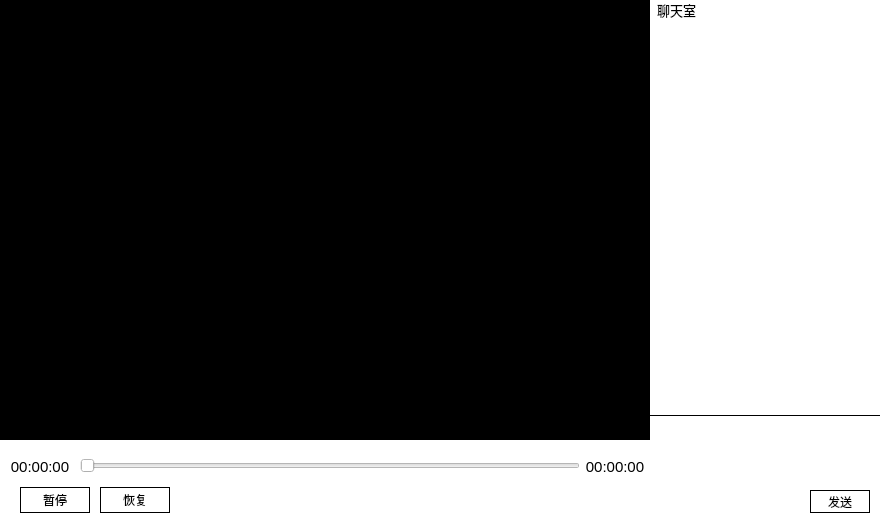
<?xml version="1.0" encoding="UTF-8"?>
<ui version="4.0">
 <class>LivePlayerDialog</class>
 <widget class="QDialog" name="LivePlayerDialog">
  <property name="geometry">
   <rect>
    <x>0</x>
    <y>0</y>
    <width>880</width>
    <height>525</height>
   </rect>
  </property>
  <property name="minimumSize">
   <size>
    <width>0</width>
    <height>0</height>
   </size>
  </property>
  <property name="maximumSize">
   <size>
    <width>10000</width>
    <height>10000</height>
   </size>
  </property>
  <property name="windowTitle">
   <string>LivePlayerDialog</string>
  </property>
  <property name="styleSheet">
   <string notr="true">border: 0px;
background-color: #ffffff;</string>
  </property>
  <widget class="QWidget" name="widget" native="true">
   <property name="geometry">
    <rect>
     <x>0</x>
     <y>0</y>
     <width>650</width>
     <height>440</height>
    </rect>
   </property>
   <property name="styleSheet">
    <string notr="true">background-color: rgb(0, 0, 0);</string>
   </property>
   <widget class="QLabel" name="m_showLabel">
    <property name="geometry">
     <rect>
      <x>0</x>
      <y>0</y>
      <width>650</width>
      <height>440</height>
     </rect>
    </property>
    <property name="text">
     <string/>
    </property>
   </widget>
  </widget>
  <widget class="QLabel" name="m_curtTimeLabel">
   <property name="geometry">
    <rect>
     <x>10</x>
     <y>457</y>
     <width>60</width>
     <height>20</height>
    </rect>
   </property>
   <property name="font">
    <font>
     <pointsize>11</pointsize>
    </font>
   </property>
   <property name="text">
    <string>00:00:00</string>
   </property>
   <property name="alignment">
    <set>Qt::AlignCenter</set>
   </property>
  </widget>
  <widget class="QSlider" name="m_progressSlider">
   <property name="geometry">
    <rect>
     <x>80</x>
     <y>457</y>
     <width>500</width>
     <height>18</height>
    </rect>
   </property>
   <property name="orientation">
    <enum>Qt::Horizontal</enum>
   </property>
  </widget>
  <widget class="QLabel" name="m_totalTimeLabel">
   <property name="geometry">
    <rect>
     <x>585</x>
     <y>457</y>
     <width>60</width>
     <height>20</height>
    </rect>
   </property>
   <property name="font">
    <font>
     <pointsize>11</pointsize>
    </font>
   </property>
   <property name="text">
    <string>00:00:00</string>
   </property>
   <property name="alignment">
    <set>Qt::AlignCenter</set>
   </property>
  </widget>
  <widget class="QPushButton" name="m_resumePB">
   <property name="geometry">
    <rect>
     <x>100</x>
     <y>487</y>
     <width>70</width>
     <height>26</height>
    </rect>
   </property>
   <property name="styleSheet">
    <string notr="true">border: 1px solid #000000;</string>
   </property>
   <property name="text">
    <string>恢复</string>
   </property>
  </widget>
  <widget class="QPushButton" name="m_pausePB">
   <property name="geometry">
    <rect>
     <x>20</x>
     <y>487</y>
     <width>70</width>
     <height>26</height>
    </rect>
   </property>
   <property name="styleSheet">
    <string notr="true">border: 1px solid #000000;</string>
   </property>
   <property name="text">
    <string>暂停</string>
   </property>
  </widget>
  <widget class="QWidget" name="widget_2" native="true">
   <property name="geometry">
    <rect>
     <x>650</x>
     <y>0</y>
     <width>230</width>
     <height>525</height>
    </rect>
   </property>
   <widget class="QPlainTextEdit" name="plainTextEdit">
    <property name="geometry">
     <rect>
      <x>0</x>
      <y>415</y>
      <width>230</width>
      <height>110</height>
     </rect>
    </property>
    <property name="styleSheet">
     <string notr="true">background-color: #ffffff;
border-top: 1px solid #000000;</string>
    </property>
   </widget>
   <widget class="QPushButton" name="pushButton">
    <property name="geometry">
     <rect>
      <x>160</x>
      <y>490</y>
      <width>60</width>
      <height>23</height>
     </rect>
    </property>
    <property name="styleSheet">
     <string notr="true">border: 1px solid #000000;</string>
    </property>
    <property name="text">
     <string>发送</string>
    </property>
   </widget>
   <widget class="QLabel" name="label">
    <property name="geometry">
     <rect>
      <x>0</x>
      <y>0</y>
      <width>250</width>
      <height>20</height>
     </rect>
    </property>
    <property name="font">
     <font>
      <pointsize>10</pointsize>
     </font>
    </property>
    <property name="text">
     <string>  聊天室</string>
    </property>
   </widget>
  </widget>
 </widget>
 <resources/>
 <connections/>
</ui>
